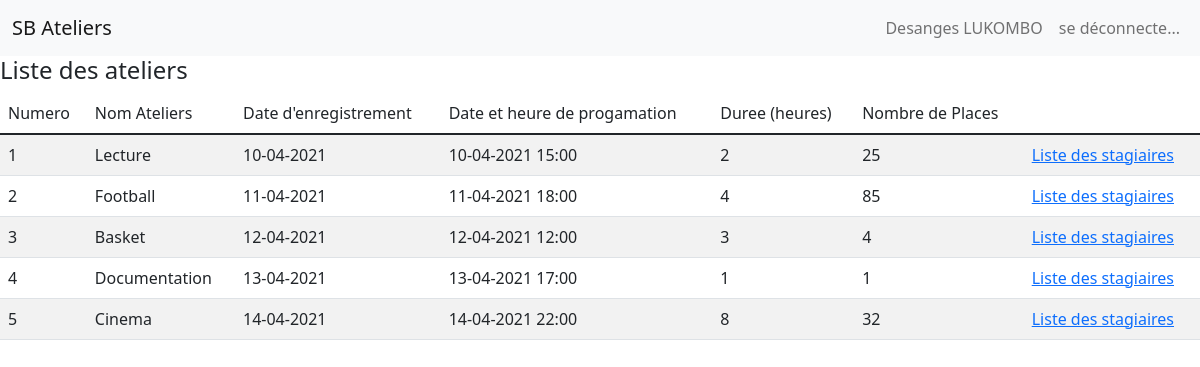
/vues/vue-liste-ateliers.php, run on the app's committed database.
### tables this page shows
CREATE TABLE Ateliers
(
  numero        INT         NOT NULL AUTO_INCREMENT,
  dateEnre      VARCHAR(30) NULL    ,
  dateheureProg VARCHAR(30) NULL    ,
  duree         INT         NULL    ,
  nbPlace       INT         NULL    ,
  theme         VARCHAR(30) NULL    ,
  PRIMARY KEY (numero)
);

### vues/vue-liste-ateliers.php (the view, shortened to what this page needs)
<?php
	try {
		$bd = new PDO(
						'mysql:host=localhost;dbname=CSRF' ,
						'sanayabio' ,
						'sb2021'
			) ;
		$sql = 'select * '
			 . 'from Ateliers ';
		$st = $bd -> prepare( $sql ) ;
		$st -> execute() ;
		$ateliers = $st -> fetchall() ;
	}
	catch( PDOException $e ){
		echo 'Échec lors de la connexion : ' . $e->getMessage();
	}
?>
<!DOCTYPE html>
<html lang="fr">
	<head>
	</head>
	<link href="https://cdn.jsdelivr.net/npm/bootstrap@5.1.1/dist/css/bootstrap.min.css" rel="stylesheet">
	<body>
    <nav class="navbar navbar-expand-lg navbar-light bg-light">
			<div class="container-fluid">
				<a class="navbar-brand" href="#">SB Ateliers</a>
				<div class="collapse navbar-collapse" id="navbarSupportedContent">
					<ul class="nav navbar-nav navbar-right">
						<li class="nav-item">
							<a class="nav-link" href="#"><?php echo  "Desanges" . ' ' . "LUKOMBO" ?></a>
						</li>
						<li class="nav-item">
							<a class="nav-link" href="../controleurs/ctrl-deconnexion.php">se déconnecte...</a>
						</li>
					</ul>
				</div>
			</div>
		</nav>
		<h4>
				Liste des ateliers
			</h4>
			<table class= "table table-striped">
				<thead>
					<tr>
						<td>Numero</td>
                        <td>Nom Ateliers</td>
                        <td>Date d'enregistrement</td>
                        <td>Date et heure de progamation</td>
                        <td>Duree (heures)</td>
                        <td>Nombre de Places</td>
                        <td></td>
					</tr>
				</thead>
				<tbody>
					<?php foreach( $ateliers as $unAteliers ){ ?>
						<tr>
                            <td><?php echo $unAteliers[ 'numero' ] ; ?></td>
							<td><?php echo $unAteliers[ 'theme' ] ; ?></td>
                            <td><?php echo $unAteliers[ 'dateEnre' ] ; ?></td>
                            <td><?php echo $unAteliers[ 'dateheureProg' ] ; ?></td>
                            <td><?php echo $unAteliers[ 'duree' ] ; ?></td>
                            <td><?php echo $unAteliers[ 'nbPlace' ] ; ?></td>
                            <td><a href="<?php echo 'vue-liste-stagiaires.php?ateliers=' . $unAteliers[ 'numero' ];?>">Liste des stagiaires</a></td>
						</tr>
					<?php } ?>
				</tbody>
			</table>
	</body>
</html>

### data on the page
ateliers: numero "1", theme "Lecture", dateEnre "10-04-2021", dateheureProg "10-04-2021 15:00", duree "2", nbPlace "25"
ateliers: numero "2", theme "Football", dateEnre "11-04-2021", dateheureProg "11-04-2021 18:00", duree "4", nbPlace "85"
ateliers: numero "3", theme "Basket", dateEnre "12-04-2021", dateheureProg "12-04-2021 12:00", duree "3", nbPlace "4"
ateliers: numero "4", theme "Documentation", dateEnre "13-04-2021", dateheureProg "13-04-2021 17:00", duree "1", nbPlace "1"
ateliers: numero "5", theme "Cinema", dateEnre "14-04-2021", dateheureProg "14-04-2021 22:00", duree "8", nbPlace "32"
